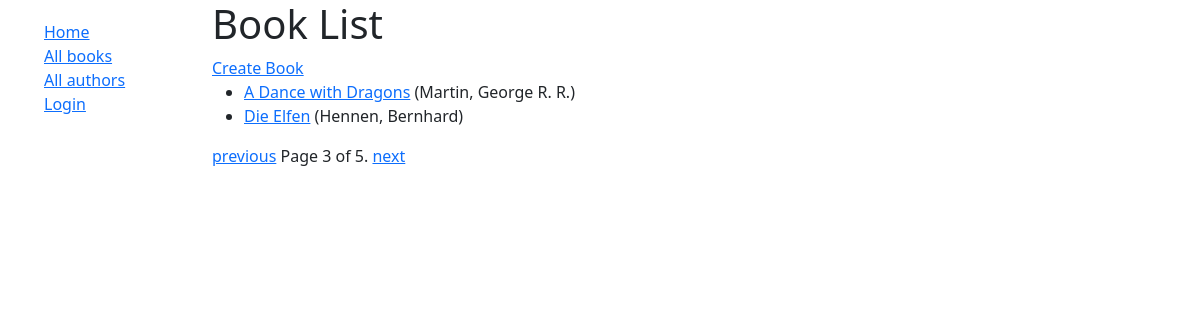
/catalog/books/?page=3, run on the app's committed database.
### catalog/models.py (models this page shows, shortened)
class Book(models.Model):
    title = models.CharField(max_length=200)
    author = models.ForeignKey('Author', on_delete=models.SET_NULL, null=True)
    summary = models.TextField(max_length=1000, help_text='Enter a brief description of the book')
    isbn = models.CharField('ISBN', max_length=13, unique=True,
                             help_text='13 Character <a href="https://www.isbn-international.org/content/what-isbn">ISBN number</a>')
    genre = models.ManyToManyField(Genre, help_text='Select a genre for this book')
    language = models.ForeignKey('Language', on_delete=models.RESTRICT, null=True)
    def get_absolute_url(self):
        return reverse('book-detail', args=[str(self.id)])

class Author(models.Model):
    first_name = models.CharField(max_length=100)
    last_name = models.CharField(max_length=100)
    date_of_birth = models.DateField(null=True, blank=True)
    date_of_death = models.DateField('died', null=True, blank=True)
    class Meta:
        ordering = ['last_name', 'first_name']
    def __str__(self):
        return f'{self.last_name}, {self.first_name}'
    class Meta:
        ordering = ['last_name']

### catalog/views.py (the view)
# urls.py: path('books/', views.BookListView.as_view(), name='books'),
class BookListView(generic.ListView):
    model = Book
    paginate_by = 2

### catalog/templates/catalog/book_list.html
{% extends "base_generic.html" %}
{% block content %}
  <h1>Book List</h1>
  <a href="{% url 'book-create' %}">Create Book</a>
  {% if book_list %}
  <ul>
  	{% for book in book_list %}
  	<li>
  		<a href=" {{ book.get_absolute_url }}">{{ book.title }}</a> ({{book.author}})
  	</li>
    {% endfor %}
  </ul>
  {% else %}
    <p>There are no books in the library.</p>
  {% endif %}
{% endblock %}

### data on the page
Book: title "A Dance with Dragons", author "Martin, George R. R."
Book: title "Die Elfen", author "Hennen, Bernhard"

### other printed values
{{ page_obj.number }} "3"
{{ page_obj.paginator.num_pages }} "5"
